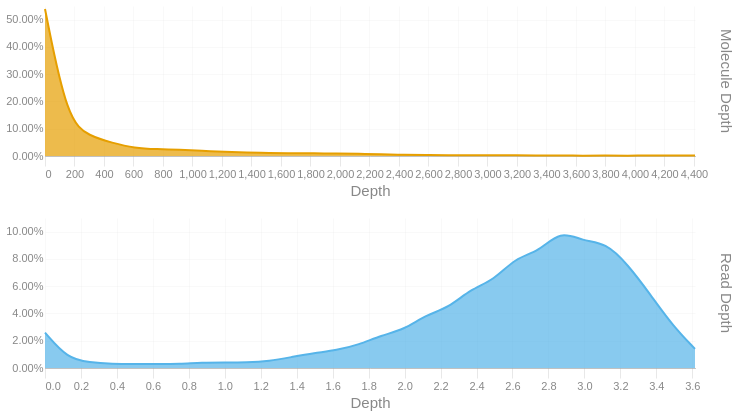

Source (notebook cell):
### Code cell
readdep = depth_hist(tb['Read Depth'], q99, 3)
readdep = readdep.with_columns(pl.lit('Read Depth').alias('Metric'))
if not SKIPLR:
    moldep = depth_hist(tb['Molecule Depth'], mol_q99, 1)
    moldep = moldep.with_columns(pl.lit('Molecule Depth').alias('Metric'))
    _hist = pl.concat([readdep, moldep])
    _hist = _hist.filter(pl.col('Proportion') != 0)
    with SafeRender(_hist):
        (
            alt.Chart(_hist)        
            .mark_area(interpolate = "basis")
            .encode(
                x=alt.X('Bin:Q').scale(domainMin=0).axis(alt.Axis(title='Depth')),
                y = alt.Y('Proportion:Q', title = None).axis(format = '.2%'),
                color = alt.Color('Metric:N').legend(None),
                row = alt.Row("Metric:N").header(title = None, labelOrient = 'right'),
                tooltip = [
                    alt.Tooltip("Metric:N", title = "Metric"),
                    alt.Tooltip('Interval:N', title = "Depth Interval"),
                    alt.Tooltip('Proportion:Q', title = "% Alignments").format('.2%')
                ]
            )
            .resolve_scale(x='independent', y='independent')
            .properties(
                height = 150, width = 650,
                usermeta={'embedOptions': {'downloadFileName': f'{samplename}.depth.hist'}}
            )
        ).display()
else:
    readdep = readdep.filter(pl.col('Proportion') != 0)
    with SafeRender(readdep):
        (
            alt.Chart(readdep)        
            .mark_area(interpolate = "basis")
            .encode(
                x=alt.X('Bin:Q').scale(domainMin=0).axis(alt.Axis(title='Depth')),
                y = alt.Y('Proportion:Q', title = None).axis(format = '.2%'),
                tooltip = [
                    alt.Tooltip('Interval:N', title = "Depth Interval"),
                    alt.Tooltip('Proportion:Q', title = "% Alignments").format('.2%')
                ]
            )
            .properties(
                usermeta={'embedOptions': {'downloadFileName': f'{samplename}.depth.hist'}}
            )
        ).display()

### Figure 1 — Vega-Lite specification as saved in the notebook (floating-point values rounded to 4 significant figures)
{"width": 650, "height": 150, "config": {"title": {"anchor": "start", "dy": -15, "fontSize": 18, "color": "#888888", "subtitleColor": "#888888", "subtitleFontSize": 14}, "arc": {"fill": "#0072B2"}, "axis": {"domainColor": "#888888", "domainWidth": 0.5, "gridWidth": 0.2, "grid": false, "titleFontWeight": 400, "titleFontSize": 15, "labelFontSize": 11, "labelColor": "#888888", "tickColor": "#888888", "tickWidth": 0.2, "titleColor": "#888888"}, "axisBand": {"grid": false}, "axisX": {"grid": true, "tickSize": 10, "domainCap": "round"}, "axisY": {"domain": false, "grid": true, "tickSize": 0, "domainCap": "round"}, "background": "transparent", "header": {"labelFontSize": 15, "labelColor": "#888888", "titleFontSize": 15, "titleFontWeight": 600, "titleColor": "#888888"}, "legend": {"labelFont": "sans-serif", "labelFontSize": 12, "labelColor": "#888888", "symbolSize": 100, "symbolType": "circle", "titleFontSize": 12, "titlePadding": 10, "titleColor": "#888888", "title": null}, "range": {"category": ["#E69F00", "#56B4E9", "#009E73", "#F0E442", "#0072B2", "#D55E00", "#CC79A7", "#000000"], "diverging": ["#cfe8f3", "#a2d4ec", "#73bfe2", "#46abdb", "#1696d2", "#12719e"]}, "area": {"fill": "#0072B2", "fillOpacity": 0.7, "line": true, "strokeOpacity": 0.7}, "line": {"color": "#0072B2", "stroke": "#0072B2", "strokeWidth": 2}, "trail": {"color": "#0072B2", "stroke": "#0072B2", "strokeWidth": 0, "size": 1}, "point": {"filled": true, "fillOpacity": 1.0, "size": 95}, "text": {"color": "#888888", "fontSize": 11, "align": "right", "fontWeight": 400, "size": 11}, "bar": {"fill": "#0072B2", "stroke": null}, "view": {"stroke": null, "continuousWidth": 660, "continuousHeight": 400}}, "data": {"name": "data-7e8cf75861a402e5d0f8b455b2d34007"}, "mark": {"type": "area", "interpolate": "basis"}, "encoding": {"color": {"field": "Metric", "legend": null, "type": "nominal"}, "row": {"field": "Metric", "header": {"title": null, "labelOrient": "right"}, "type": "nominal"}, "tooltip": [{"field": "Metric", "title": "Metric", "type": "nominal"}, {"field": "Interval", "title": "Depth Interval", "type": "nominal"}, {"field": "Proportion", "format": ".2%", "title": "% Alignments", "type": "quantitative"}], "x": {"axis": {"title": "Depth"}, "field": "Bin", "scale": {"domainMin": 0}, "type": "quantitative"}, "y": {"axis": {"format": ".2%"}, "field": "Proportion", "title": null, "type": "quantitative"}}, "resolve": {"scale": {"x": "independent", "y": "independent"}}, "usermeta": {"embedOptions": {"downloadFileName": "S5_Hudson_1180.depth.hist"}}, "$schema": "https://vega.github.io/schema/vega-lite/v6.1.0.json", "datasets": {"data-7e8cf75861a402e5d0f8b455b2d34007": [{"Bin": 0.0, "Interval": "0.0-0.125", "Proportion": 0.026, "Metric": "Read Depth"}, {"Bin": 0.125, "Interval": "0.125-0.249", "Proportion": 0.007, "Metric": "Read Depth"}, {"Bin": 0.249, "Interval": "0.249-0.374", "Proportion": 0.004, "Metric": "Read Depth"}, {"Bin": 0.374, "Interval": "0.374-0.499", "Proportion": 0.003, "Metric": "Read Depth"}, {"Bin": 0.499, "Interval": "0.499-0.623", "Proportion": 0.003, "Metric": "Read Depth"}, {"Bin": 0.623, "Interval": "0.623-0.748", "Proportion": 0.003, "Metric": "Read Depth"}, {"Bin": 0.748, "Interval": "0.748-0.873", "Proportion": 0.003, "Metric": "Read Depth"}, {"Bin": 0.873, "Interval": "0.873-0.997", "Proportion": 0.004, "Metric": "Read Depth"}, {"Bin": 0.997, "Interval": "0.997-1.122", "Proportion": 0.004, "Metric": "Read Depth"}, {"Bin": 1.122, "Interval": "1.122-1.247", "Proportion": 0.004, "Metric": "Read Depth"}, {"Bin": 1.247, "Interval": "1.247-1.371", "Proportion": 0.005, "Metric": "Read Depth"}, {"Bin": 1.371, "Interval": "1.371-1.496", "Proportion": 0.008, "Metric": "Read Depth"}, {"Bin": 1.496, "Interval": "1.496-1.621", "Proportion": 0.011, "Metric": "Read Depth"}, {"Bin": 1.621, "Interval": "1.621-1.745", "Proportion": 0.013, "Metric": "Read Depth"}, {"Bin": 1.745, "Interval": "1.745-1.87", "Proportion": 0.017, "Metric": "Read Depth"}, {"Bin": 1.87, "Interval": "1.87-1.995", "Proportion": 0.024, "Metric": "Read Depth"}, {"Bin": 1.995, "Interval": "1.995-2.119", "Proportion": 0.028, "Metric": "Read Depth"}, {"Bin": 2.119, "Interval": "2.119-2.244", "Proportion": 0.039, "Metric": "Read Depth"}, {"Bin": 2.244, "Interval": "2.244-2.369", "Proportion": 0.044, "Metric": "Read Depth"}, {"Bin": 2.369, "Interval": "2.369-2.493", "Proportion": 0.058, "Metric": "Read Depth"}, {"Bin": 2.493, "Interval": "2.493-2.618", "Proportion": 0.064, "Metric": "Read Depth"}, {"Bin": 2.618, "Interval": "2.618-2.743", "Proportion": 0.081, "Metric": "Read Depth"}, {"Bin": 2.743, "Interval": "2.743-2.867", "Proportion": 0.085, "Metric": "Read Depth"}, {"Bin": 2.867, "Interval": "2.867-2.992", "Proportion": 0.101, "Metric": "Read Depth"}, {"Bin": 2.992, "Interval": "2.992-3.117", "Proportion": 0.093, "Metric": "Read Depth"}, {"Bin": 3.117, "Interval": "3.117-3.241", "Proportion": 0.092, "Metric": "Read Depth"}, {"Bin": 3.241, "Interval": "3.241-3.366", "Proportion": 0.076, "Metric": "Read Depth"}, {"Bin": 3.366, "Interval": "3.366-3.491", "Proportion": 0.054, "Metric": "Read Depth"}, {"Bin": 3.491, "Interval": "3.491-3.615", "Proportion": 0.031, "Metric": "Read Depth"}, {"Bin": 3.615, "Interval": "3.615-3.74", "Proportion": 0.014, "Metric": "Read Depth"}, {"Bin": 0.0, "Interval": "0.0-152.0", "Proportion": 0.539, "Metric": "Molecule Depth"}, {"Bin": 152.0, "Interval": "152.0-303.9", "Proportion": 0.128, "Metric": "Molecule Depth"}, {"Bin": 303.9, "Interval": "303.9-455.9", "Proportion": 0.073, "Metric": "Molecule Depth"}, {"Bin": 455.9, "Interval": "455.9-607.9", "Proportion": 0.048, "Metric": "Molecule Depth"}, {"Bin": 607.9, "Interval": "607.9-759.8", "Proportion": 0.029, "Metric": "Molecule Depth"}, {"Bin": 759.8, "Interval": "759.8-911.8", "Proportion": 0.025, "Metric": "Molecule Depth"}, {"Bin": 911.8, "Interval": "911.8-1063.7", "Proportion": 0.023, "Metric": "Molecule Depth"}, {"Bin": 1064.0, "Interval": "1063.7-1215.7", "Proportion": 0.019, "Metric": "Molecule Depth"}, {"Bin": 1216.0, "Interval": "1215.7-1367.7", "Proportion": 0.015, "Metric": "Molecule Depth"}, {"Bin": 1368.0, "Interval": "1367.7-1519.6", "Proportion": 0.013, "Metric": "Molecule Depth"}, {"Bin": 1520.0, "Interval": "1519.6-1671.6", "Proportion": 0.011, "Metric": "Molecule Depth"}, {"Bin": 1672.0, "Interval": "1671.6-1823.6", "Proportion": 0.01, "Metric": "Molecule Depth"}, {"Bin": 1824.0, "Interval": "1823.6-1975.5", "Proportion": 0.01, "Metric": "Molecule Depth"}, {"Bin": 1976.0, "Interval": "1975.5-2127.5", "Proportion": 0.009, "Metric": "Molecule Depth"}, {"Bin": 2128.0, "Interval": "2127.5-2279.5", "Proportion": 0.008, "Metric": "Molecule Depth"}, {"Bin": 2280.0, "Interval": "2279.5-2431.4", "Proportion": 0.006, "Metric": "Molecule Depth"}, {"Bin": 2431.0, "Interval": "2431.4-2583.4", "Proportion": 0.004, "Metric": "Molecule Depth"}, {"Bin": 2583.0, "Interval": "2583.4-2735.4", "Proportion": 0.004, "Metric": "Molecule Depth"}, {"Bin": 2735.0, "Interval": "2735.4-2887.3", "Proportion": 0.003, "Metric": "Molecule Depth"}, {"Bin": 2887.0, "Interval": "2887.3-3039.3", "Proportion": 0.002, "Metric": "Molecule Depth"}, {"Bin": 3039.0, "Interval": "3039.3-3191.2", "Proportion": 0.003, "Metric": "Molecule Depth"}, {"Bin": 3191.0, "Interval": "3191.2-3343.2", "Proportion": 0.003, "Metric": "Molecule Depth"}, {"Bin": 3343.0, "Interval": "3343.2-3495.2", "Proportion": 0.002, "Metric": "Molecule Depth"}, {"Bin": 3495.0, "Interval": "3495.2-3647.1", "Proportion": 0.002, "Metric": "Molecule Depth"}, {"Bin": 3647.0, "Interval": "3647.1-3799.1", "Proportion": 0.001, "Metric": "Molecule Depth"}, {"Bin": 3799.0, "Interval": "3799.1-3951.1", "Proportion": 0.002, "Metric": "Molecule Depth"}, {"Bin": 3951.0, "Interval": "3951.1-4103.0", "Proportion": 0.001, "Metric": "Molecule Depth"}, {"Bin": 4103.0, "Interval": "4103.0-4255.0", "Proportion": 0.002, "Metric": "Molecule Depth"}, {"Bin": 4255.0, "Interval": "4255.0-4407.0", "Proportion": 0.002, "Metric": "Molecule Depth"}, {"Bin": 4407.0, "Interval": "4407.0-4558.92", "Proportion": 0.002, "Metric": "Molecule Depth"}]}}
